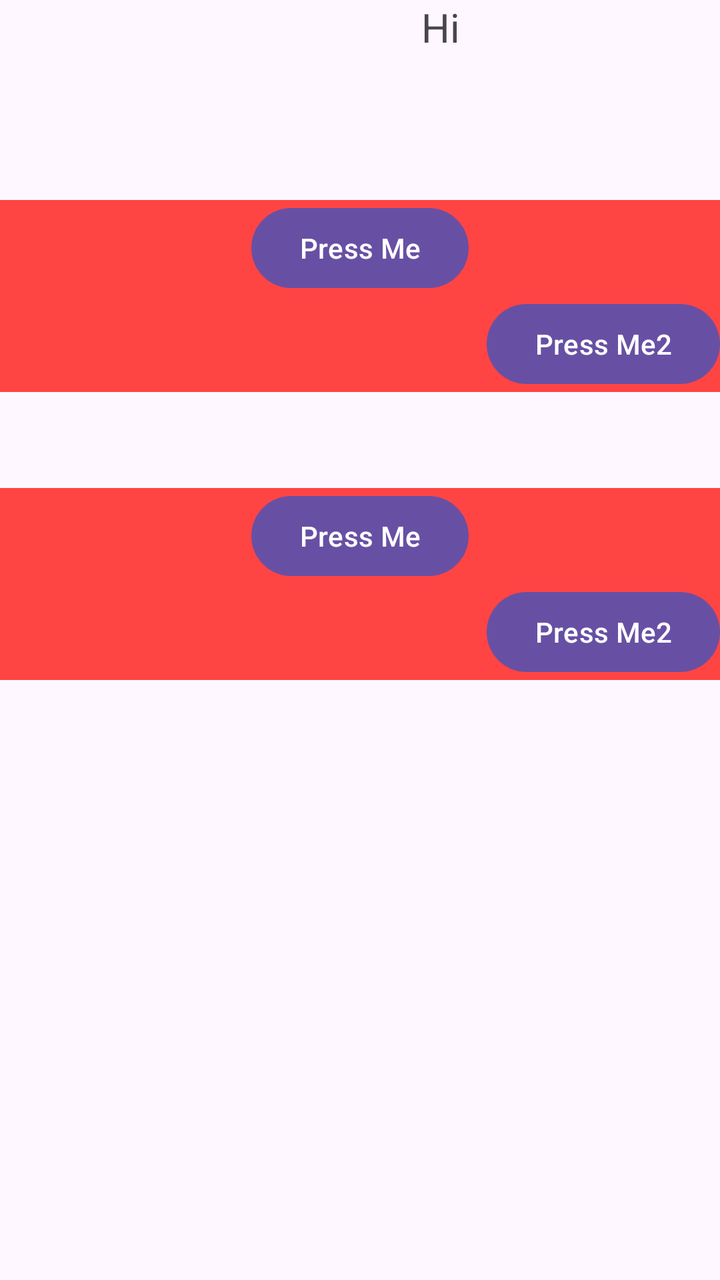
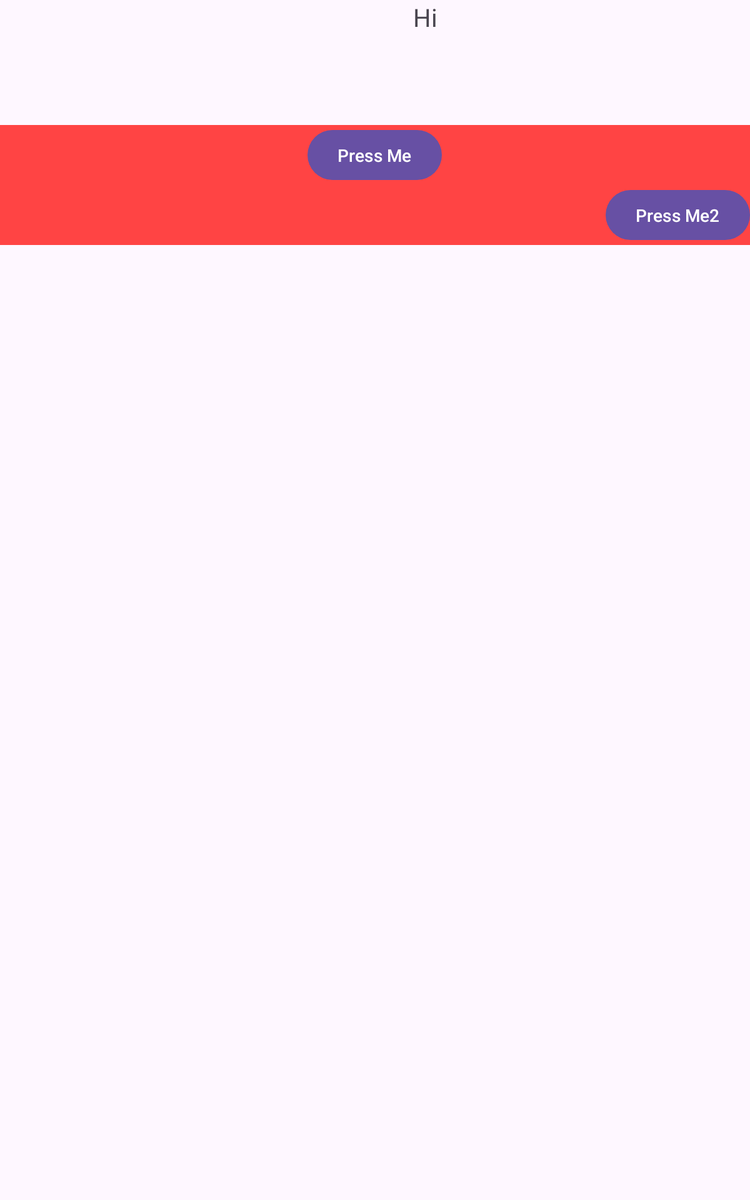

An Android layout and its configuration variant, each rendered on a device that would load it. The default file and the variant file are quoted in full after the pictures.
<!-- AndroidManifest.xml: application theme Theme.Day1 -->
<!-- res/layout/activity_kotlin_examples.xml -->
<?xml version="1.0" encoding="utf-8"?>
<LinearLayout xmlns:android="http://schemas.android.com/apk/res/android"
    xmlns:app="http://schemas.android.com/apk/res-auto"
    xmlns:tools="http://schemas.android.com/tools"
    android:id="@+id/main"
    android:layout_width="match_parent"
    android:layout_height="match_parent"
    android:orientation="vertical"
    tools:context=".class2.KotlinExamplesActivity">

    <TextView
        android:id="@+id/myText"
        android:layout_width="100dp"
        android:layout_height="100dp"
        android:layout_gravity="center"
        android:gravity="top|end"
        android:text="Hi"
        android:textSize="20sp" />

    <LinearLayout
        android:layout_width="match_parent"
        android:layout_height="wrap_content"
        android:background="@android:color/holo_red_light"
        android:orientation="vertical">

        <Button
            android:id="@+id/myButton"
            android:layout_width="wrap_content"
            android:layout_height="wrap_content"
            android:layout_gravity="center"
            android:text="Press Me" />

        <Button
            android:id="@+id/myButton2"
            android:layout_width="wrap_content"
            android:layout_height="wrap_content"
            android:layout_gravity="end"
            android:text="Press Me2" />
    </LinearLayout>


    <LinearLayout
        android:id="@+id/secondSection"
        android:layout_width="match_parent"
        android:layout_height="wrap_content"
        android:orientation="horizontal"
        android:visibility="invisible">

        <Button
            android:layout_width="wrap_content"
            android:layout_height="wrap_content"
            android:layout_weight="0.8"
            android:text="Press Me" />

        <Button
            android:layout_width="wrap_content"
            android:layout_height="wrap_content"
            android:layout_weight="0.1"
            android:text="Press Me2" />

        <Button
            android:layout_width="wrap_content"
            android:layout_height="wrap_content"
            android:layout_weight="0.1"
            android:text="Press Me2" />
    </LinearLayout>

    <include
        android:id="@+id/generic1"
        layout="@layout/generic_frame" />


</LinearLayout>
<!-- res/layout/generic_frame.xml (included above) -->
<?xml version="1.0" encoding="utf-8"?>
<androidx.constraintlayout.widget.ConstraintLayout xmlns:android="http://schemas.android.com/apk/res/android"
    xmlns:app="http://schemas.android.com/apk/res-auto"
    android:layout_width="match_parent"
    android:layout_height="match_parent">

    <LinearLayout
        android:layout_width="match_parent"
        android:layout_height="wrap_content"
        android:background="@android:color/holo_red_light"
        android:orientation="vertical"
        app:layout_constraintStart_toStartOf="parent"
        app:layout_constraintTop_toTopOf="parent">

        <Button
            android:id="@+id/myButton"
            android:layout_width="wrap_content"
            android:layout_height="wrap_content"
            android:layout_gravity="center"
            android:text="Press Me" />

        <Button
            android:id="@+id/myButton2"
            android:layout_width="wrap_content"
            android:layout_height="wrap_content"
            android:layout_gravity="end"
            android:text="Press Me2" />
    </LinearLayout>

</androidx.constraintlayout.widget.ConstraintLayout>
<!-- resources referenced by this layout -->
<resources>
  <style name="Theme.Day1" parent="Base.Theme.Day1">
          <item name="android:buttonStyle">@style/MyButton</item>
      </style>
  <style name="Base.Theme.Day1" parent="Theme.Material3.DayNight">
          
          
  
  
      </style>
  <style name="MyButton" parent="Widget.MaterialComponents.Button">
          <item name="android:backgroundTint">@color/blue</item>
          <item name="android:textColor">#FFFFFF</item>
          <item name="android:padding">10dp</item>
          <item name="android:layout_margin">10dp</item>
      </style>
  <color name="blue">#3949AB</color>
</resources>
<!-- res/layout-sw600dp/activity_kotlin_examples.xml (the repository's variant of the layout above) -->
<!-- drawn on a 7-inch tablet held upright -->
<?xml version="1.0" encoding="utf-8"?>
<LinearLayout xmlns:android="http://schemas.android.com/apk/res/android"
    xmlns:app="http://schemas.android.com/apk/res-auto"
    xmlns:tools="http://schemas.android.com/tools"
    android:id="@+id/main"
    android:layout_width="match_parent"
    android:layout_height="match_parent"
    android:orientation="vertical"
    tools:context=".class2.KotlinExamplesActivity">

    <TextView
        android:id="@+id/myText"
        android:layout_width="100dp"
        android:layout_height="100dp"
        android:layout_gravity="center"
        android:gravity="top|end"
        android:text="Hi"
        android:textSize="20sp" />

    <LinearLayout
        android:layout_width="match_parent"
        android:layout_height="wrap_content"
        android:background="@android:color/holo_red_light"
        android:orientation="vertical">

        <Button
            android:id="@+id/myButton"
            android:layout_width="wrap_content"
            android:layout_height="wrap_content"
            android:layout_gravity="center"
            android:text="Press Me" />

        <Button
            android:id="@+id/myButton2"
            android:layout_width="wrap_content"
            android:layout_height="wrap_content"
            android:layout_gravity="end"
            android:text="Press Me2" />
    </LinearLayout>


    <LinearLayout
        android:id="@+id/secondSection"
        android:layout_width="match_parent"
        android:layout_height="wrap_content"
        android:visibility="gone"
        android:orientation="horizontal">

        <Button
            android:layout_width="wrap_content"
            android:layout_height="wrap_content"
            android:layout_weight="0.8"
            android:text="Press Me" />

        <Button
            android:layout_width="wrap_content"
            android:layout_height="wrap_content"
            android:layout_weight="0.1"
            android:text="Press Me2" />

        <Button
            android:layout_width="wrap_content"
            android:layout_height="wrap_content"
            android:layout_weight="0.1"
            android:text="Press Me2" />
    </LinearLayout>


</LinearLayout>
